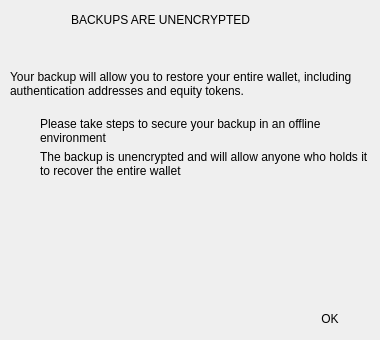
<?xml version="1.0" encoding="UTF-8"?>
<ui version="4.0">
 <class>WalletWarningDialog</class>
 <widget class="QDialog" name="WalletWarningDialog">
  <property name="geometry">
   <rect>
    <x>0</x>
    <y>0</y>
    <width>380</width>
    <height>340</height>
   </rect>
  </property>
  <property name="windowTitle">
   <string>Wallet Backup</string>
  </property>
  <layout class="QVBoxLayout" name="verticalLayout">
   <property name="spacing">
    <number>10</number>
   </property>
   <property name="leftMargin">
    <number>0</number>
   </property>
   <property name="topMargin">
    <number>0</number>
   </property>
   <property name="rightMargin">
    <number>0</number>
   </property>
   <property name="bottomMargin">
    <number>0</number>
   </property>
   <item>
    <widget class="QWidget" name="verticalWidget" native="true">
     <property name="minimumSize">
      <size>
       <width>0</width>
       <height>60</height>
      </size>
     </property>
     <property name="maximumSize">
      <size>
       <width>16777215</width>
       <height>60</height>
      </size>
     </property>
     <property name="darkOverlay" stdset="0">
      <bool>true</bool>
     </property>
     <widget class="QLabel" name="label_3">
      <property name="geometry">
       <rect>
        <x>1</x>
        <y>0</y>
        <width>378</width>
        <height>40</height>
       </rect>
      </property>
      <property name="text">
       <string>BACKUPS ARE UNENCRYPTED</string>
      </property>
      <property name="indent">
       <number>70</number>
      </property>
      <property name="h1" stdset="0">
       <bool>true</bool>
      </property>
      <property name="titlePaneSecondary" stdset="0">
       <bool>false</bool>
      </property>
      <property name="titlePaneImportant" stdset="0">
       <bool>true</bool>
      </property>
     </widget>
     <widget class="QLabel" name="label_4">
      <property name="geometry">
       <rect>
        <x>0</x>
        <y>0</y>
        <width>60</width>
        <height>60</height>
       </rect>
      </property>
      <property name="text">
       <string/>
      </property>
      <property name="pixmap">
       <pixmap resource="armory.qrc">:/resources/wallet_warning.png</pixmap>
      </property>
      <property name="alignment">
       <set>Qt::AlignCenter</set>
      </property>
     </widget>
    </widget>
   </item>
   <item>
    <widget class="QWidget" name="verticalWidget_2" native="true">
     <property name="minimumSize">
      <size>
       <width>0</width>
       <height>0</height>
      </size>
     </property>
     <layout class="QVBoxLayout" name="verticalLayout_3">
      <property name="spacing">
       <number>5</number>
      </property>
      <property name="leftMargin">
       <number>10</number>
      </property>
      <property name="topMargin">
       <number>0</number>
      </property>
      <property name="rightMargin">
       <number>10</number>
      </property>
      <property name="bottomMargin">
       <number>0</number>
      </property>
      <item>
       <widget class="QLabel" name="label">
        <property name="maximumSize">
         <size>
          <width>16777215</width>
          <height>16777215</height>
         </size>
        </property>
        <property name="text">
         <string>Your backup will allow you to restore your entire wallet, including authentication addresses and equity tokens.
</string>
        </property>
        <property name="alignment">
         <set>Qt::AlignLeading|Qt::AlignLeft|Qt::AlignTop</set>
        </property>
        <property name="wordWrap">
         <bool>true</bool>
        </property>
       </widget>
      </item>
      <item>
       <widget class="QWidget" name="horizontalWidget" native="true">
        <property name="minimumSize">
         <size>
          <width>0</width>
          <height>0</height>
         </size>
        </property>
        <property name="maximumSize">
         <size>
          <width>16777215</width>
          <height>16777215</height>
         </size>
        </property>
        <layout class="QHBoxLayout" name="horizontalLayout_2">
         <property name="spacing">
          <number>10</number>
         </property>
         <property name="leftMargin">
          <number>0</number>
         </property>
         <property name="topMargin">
          <number>0</number>
         </property>
         <property name="rightMargin">
          <number>0</number>
         </property>
         <property name="bottomMargin">
          <number>0</number>
         </property>
         <item alignment="Qt::AlignTop">
          <widget class="QLabel" name="label_5">
           <property name="minimumSize">
            <size>
             <width>20</width>
             <height>20</height>
            </size>
           </property>
           <property name="maximumSize">
            <size>
             <width>20</width>
             <height>20</height>
            </size>
           </property>
           <property name="text">
            <string/>
           </property>
           <property name="pixmap">
            <pixmap resource="armory.qrc">:/resources/tick@2x.png</pixmap>
           </property>
           <property name="scaledContents">
            <bool>true</bool>
           </property>
          </widget>
         </item>
         <item alignment="Qt::AlignTop">
          <widget class="QLabel" name="label_2">
           <property name="sizePolicy">
            <sizepolicy hsizetype="Expanding" vsizetype="Expanding">
             <horstretch>0</horstretch>
             <verstretch>0</verstretch>
            </sizepolicy>
           </property>
           <property name="text">
            <string>Please take steps to secure your backup in an offline environment</string>
           </property>
           <property name="textFormat">
            <enum>Qt::AutoText</enum>
           </property>
           <property name="alignment">
            <set>Qt::AlignLeading|Qt::AlignLeft|Qt::AlignTop</set>
           </property>
           <property name="wordWrap">
            <bool>true</bool>
           </property>
           <property name="whiteLabel" stdset="0">
            <bool>true</bool>
           </property>
          </widget>
         </item>
        </layout>
       </widget>
      </item>
      <item>
       <widget class="QWidget" name="horizontalWidget_2" native="true">
        <property name="minimumSize">
         <size>
          <width>0</width>
          <height>20</height>
         </size>
        </property>
        <layout class="QHBoxLayout" name="horizontalLayout_3">
         <property name="spacing">
          <number>10</number>
         </property>
         <property name="leftMargin">
          <number>0</number>
         </property>
         <property name="topMargin">
          <number>0</number>
         </property>
         <property name="rightMargin">
          <number>0</number>
         </property>
         <property name="bottomMargin">
          <number>0</number>
         </property>
         <item alignment="Qt::AlignLeft|Qt::AlignTop">
          <widget class="QLabel" name="label_7">
           <property name="minimumSize">
            <size>
             <width>20</width>
             <height>20</height>
            </size>
           </property>
           <property name="maximumSize">
            <size>
             <width>20</width>
             <height>20</height>
            </size>
           </property>
           <property name="text">
            <string/>
           </property>
           <property name="pixmap">
            <pixmap resource="armory.qrc">:/resources/tick@2x.png</pixmap>
           </property>
           <property name="scaledContents">
            <bool>true</bool>
           </property>
          </widget>
         </item>
         <item alignment="Qt::AlignTop">
          <widget class="QLabel" name="label_6">
           <property name="sizePolicy">
            <sizepolicy hsizetype="Expanding" vsizetype="Preferred">
             <horstretch>0</horstretch>
             <verstretch>0</verstretch>
            </sizepolicy>
           </property>
           <property name="text">
            <string>The backup is unencrypted and will allow anyone who holds it to recover the entire wallet</string>
           </property>
           <property name="alignment">
            <set>Qt::AlignLeading|Qt::AlignLeft|Qt::AlignTop</set>
           </property>
           <property name="wordWrap">
            <bool>true</bool>
           </property>
           <property name="whiteLabel" stdset="0">
            <bool>true</bool>
           </property>
          </widget>
         </item>
        </layout>
       </widget>
      </item>
     </layout>
    </widget>
   </item>
   <item>
    <spacer name="verticalSpacer">
     <property name="orientation">
      <enum>Qt::Vertical</enum>
     </property>
     <property name="sizeHint" stdset="0">
      <size>
       <width>20</width>
       <height>40</height>
      </size>
     </property>
    </spacer>
   </item>
   <item>
    <widget class="QWidget" name="widget" native="true">
     <property name="buttonBar" stdset="0">
      <bool>true</bool>
     </property>
     <layout class="QHBoxLayout" name="horizontalLayout">
      <property name="spacing">
       <number>10</number>
      </property>
      <property name="leftMargin">
       <number>10</number>
      </property>
      <property name="topMargin">
       <number>10</number>
      </property>
      <property name="rightMargin">
       <number>10</number>
      </property>
      <property name="bottomMargin">
       <number>10</number>
      </property>
      <item>
       <spacer name="horizontalSpacer">
        <property name="orientation">
         <enum>Qt::Horizontal</enum>
        </property>
        <property name="sizeHint" stdset="0">
         <size>
          <width>40</width>
          <height>20</height>
         </size>
        </property>
       </spacer>
      </item>
      <item>
       <widget class="QPushButton" name="pushButtonOk">
        <property name="minimumSize">
         <size>
          <width>80</width>
          <height>0</height>
         </size>
        </property>
        <property name="text">
         <string>OK</string>
        </property>
        <property name="flat">
         <bool>true</bool>
        </property>
       </widget>
      </item>
     </layout>
    </widget>
   </item>
  </layout>
 </widget>
 <resources>
  <include location="armory.qrc"/>
 </resources>
 <connections/>
</ui>
